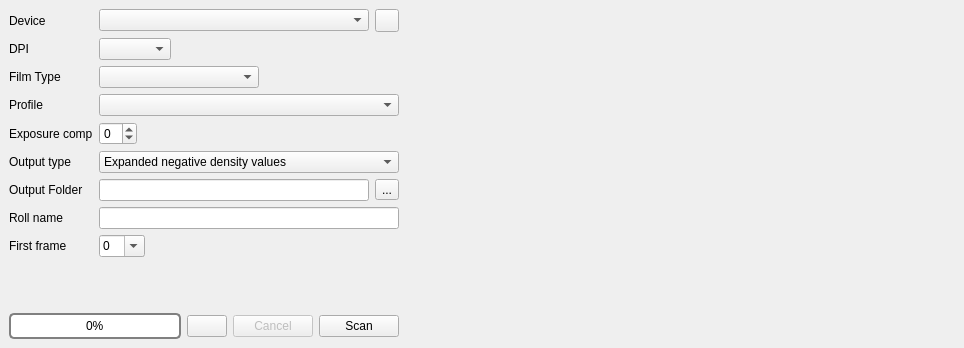
<?xml version="1.0" encoding="UTF-8"?>
<ui version="4.0">
 <class>DensoScan</class>
 <widget class="QMainWindow" name="DensoScan">
  <property name="geometry">
   <rect>
    <x>0</x>
    <y>0</y>
    <width>960</width>
    <height>348</height>
   </rect>
  </property>
  <property name="sizePolicy">
   <sizepolicy hsizetype="Preferred" vsizetype="Preferred">
    <horstretch>0</horstretch>
    <verstretch>0</verstretch>
   </sizepolicy>
  </property>
  <property name="windowTitle">
   <string>DensoScan</string>
  </property>
  <widget class="QWidget" name="centralwidget">
   <layout class="QHBoxLayout" name="horizontalLayout_9" stretch="0,1">
    <item>
     <layout class="QVBoxLayout" name="verticalLayout">
      <item>
       <layout class="QGridLayout" name="gridLayout">
        <item row="1" column="4">
         <layout class="QHBoxLayout" name="horizontalLayout_2">
          <item>
           <widget class="QComboBox" name="comboDPI">
            <property name="minimumSize">
             <size>
              <width>0</width>
              <height>0</height>
             </size>
            </property>
           </widget>
          </item>
          <item>
           <spacer name="horizontalSpacer_2">
            <property name="orientation">
             <enum>Qt::Horizontal</enum>
            </property>
            <property name="sizeHint" stdset="0">
             <size>
              <width>40</width>
              <height>20</height>
             </size>
            </property>
           </spacer>
          </item>
         </layout>
        </item>
        <item row="12" column="0">
         <widget class="QLabel" name="label_7">
          <property name="enabled">
           <bool>true</bool>
          </property>
          <property name="text">
           <string>First frame</string>
          </property>
         </widget>
        </item>
        <item row="9" column="4">
         <layout class="QHBoxLayout" name="horizontalLayout_7">
          <item>
           <widget class="QLineEdit" name="folderName">
            <property name="readOnly">
             <bool>true</bool>
            </property>
           </widget>
          </item>
          <item>
           <widget class="QToolButton" name="toolSelectFolder">
            <property name="text">
             <string>...</string>
            </property>
           </widget>
          </item>
         </layout>
        </item>
        <item row="6" column="4">
         <widget class="QComboBox" name="comboProfile"/>
        </item>
        <item row="11" column="0">
         <widget class="QLabel" name="label_6">
          <property name="text">
           <string>Roll name</string>
          </property>
         </widget>
        </item>
        <item row="0" column="4">
         <layout class="QHBoxLayout" name="horizontalLayout_6">
          <item>
           <widget class="QComboBox" name="comboDevice"/>
          </item>
          <item>
           <widget class="QToolButton" name="buttonRefresh">
            <property name="text">
             <string/>
            </property>
            <property name="icon">
             <iconset theme="view-refresh-symbolic">
              <normaloff>.</normaloff>.</iconset>
            </property>
           </widget>
          </item>
         </layout>
        </item>
        <item row="7" column="4">
         <layout class="QHBoxLayout" name="horizontalLayout_3">
          <item>
           <widget class="QSpinBox" name="brightness">
            <property name="minimum">
             <number>-3</number>
            </property>
            <property name="maximum">
             <number>3</number>
            </property>
           </widget>
          </item>
          <item>
           <spacer name="horizontalSpacer_3">
            <property name="orientation">
             <enum>Qt::Horizontal</enum>
            </property>
            <property name="sizeHint" stdset="0">
             <size>
              <width>40</width>
              <height>20</height>
             </size>
            </property>
           </spacer>
          </item>
         </layout>
        </item>
        <item row="12" column="4">
         <layout class="QHBoxLayout" name="horizontalLayout_8">
          <item>
           <widget class="QComboBox" name="startingIndex">
            <property name="editable">
             <bool>true</bool>
            </property>
            <property name="currentText">
             <string>0</string>
            </property>
            <property name="currentIndex">
             <number>3</number>
            </property>
            <item>
             <property name="text">
              <string>XX</string>
             </property>
            </item>
            <item>
             <property name="text">
              <string>X</string>
             </property>
            </item>
            <item>
             <property name="text">
              <string>00</string>
             </property>
            </item>
            <item>
             <property name="text">
              <string>0</string>
             </property>
            </item>
            <item>
             <property name="text">
              <string>1</string>
             </property>
            </item>
           </widget>
          </item>
          <item>
           <spacer name="horizontalSpacer_4">
            <property name="orientation">
             <enum>Qt::Horizontal</enum>
            </property>
            <property name="sizeHint" stdset="0">
             <size>
              <width>40</width>
              <height>20</height>
             </size>
            </property>
           </spacer>
          </item>
         </layout>
        </item>
        <item row="1" column="0">
         <widget class="QLabel" name="label_4">
          <property name="text">
           <string>DPI</string>
          </property>
         </widget>
        </item>
        <item row="9" column="0">
         <widget class="QLabel" name="label_8">
          <property name="text">
           <string>Output Folder</string>
          </property>
         </widget>
        </item>
        <item row="0" column="0">
         <widget class="QLabel" name="label">
          <property name="text">
           <string>Device</string>
          </property>
         </widget>
        </item>
        <item row="5" column="0">
         <widget class="QLabel" name="label_2">
          <property name="text">
           <string>Film Type</string>
          </property>
         </widget>
        </item>
        <item row="5" column="4">
         <layout class="QHBoxLayout" name="horizontalLayout">
          <item>
           <widget class="QComboBox" name="comboType">
            <property name="minimumSize">
             <size>
              <width>160</width>
              <height>0</height>
             </size>
            </property>
           </widget>
          </item>
          <item>
           <spacer name="horizontalSpacer">
            <property name="orientation">
             <enum>Qt::Horizontal</enum>
            </property>
            <property name="sizeHint" stdset="0">
             <size>
              <width>40</width>
              <height>20</height>
             </size>
            </property>
           </spacer>
          </item>
         </layout>
        </item>
        <item row="8" column="4">
         <widget class="QComboBox" name="outputType">
          <item>
           <property name="text">
            <string>Expanded negative density values</string>
           </property>
          </item>
          <item>
           <property name="text">
            <string>Raw scan</string>
           </property>
          </item>
         </widget>
        </item>
        <item row="7" column="0">
         <widget class="QLabel" name="label_5">
          <property name="enabled">
           <bool>true</bool>
          </property>
          <property name="text">
           <string>Exposure comp</string>
          </property>
         </widget>
        </item>
        <item row="6" column="0">
         <widget class="QLabel" name="label_3">
          <property name="text">
           <string>Profile</string>
          </property>
         </widget>
        </item>
        <item row="11" column="4">
         <layout class="QHBoxLayout" name="horizontalLayout_4">
          <item>
           <widget class="QLineEdit" name="rollName"/>
          </item>
         </layout>
        </item>
        <item row="8" column="0">
         <widget class="QLabel" name="label_9">
          <property name="text">
           <string>Output type</string>
          </property>
         </widget>
        </item>
       </layout>
      </item>
      <item>
       <spacer name="verticalSpacer">
        <property name="orientation">
         <enum>Qt::Vertical</enum>
        </property>
        <property name="sizeHint" stdset="0">
         <size>
          <width>20</width>
          <height>40</height>
         </size>
        </property>
       </spacer>
      </item>
      <item>
       <layout class="QHBoxLayout" name="horizontalLayout_5">
        <item>
         <widget class="QProgressBar" name="progressBar">
          <property name="enabled">
           <bool>true</bool>
          </property>
          <property name="styleSheet">
           <string notr="true">QProgressBar {
border: 2px solid grey;
border-radius: 5px;   
background-color: solid grey;
}
QProgressBar::chunk
{
background-color: #f9423a;   
width: 20px;
}
QProgressBar {
border: 2px solid grey;
border-radius: 5px; 
text-align: center;
}</string>
          </property>
          <property name="value">
           <number>0</number>
          </property>
         </widget>
        </item>
        <item>
         <widget class="QPushButton" name="pushOptions">
          <property name="text">
           <string/>
          </property>
          <property name="icon">
           <iconset resource="densoscan.qrc">
            <normaloff>:/icon/options.png</normaloff>:/icon/options.png</iconset>
          </property>
         </widget>
        </item>
        <item>
         <widget class="QPushButton" name="pushCancel">
          <property name="enabled">
           <bool>false</bool>
          </property>
          <property name="text">
           <string>Cancel</string>
          </property>
         </widget>
        </item>
        <item>
         <widget class="QPushButton" name="pushScan">
          <property name="text">
           <string>Scan</string>
          </property>
         </widget>
        </item>
       </layout>
      </item>
     </layout>
    </item>
    <item>
     <widget class="QLabel" name="preview">
      <property name="sizePolicy">
       <sizepolicy hsizetype="Ignored" vsizetype="Ignored">
        <horstretch>0</horstretch>
        <verstretch>0</verstretch>
       </sizepolicy>
      </property>
      <property name="minimumSize">
       <size>
        <width>550</width>
        <height>330</height>
       </size>
      </property>
      <property name="text">
       <string/>
      </property>
     </widget>
    </item>
   </layout>
  </widget>
 </widget>
 <resources>
  <include location="densoscan.qrc"/>
 </resources>
 <connections/>
</ui>
